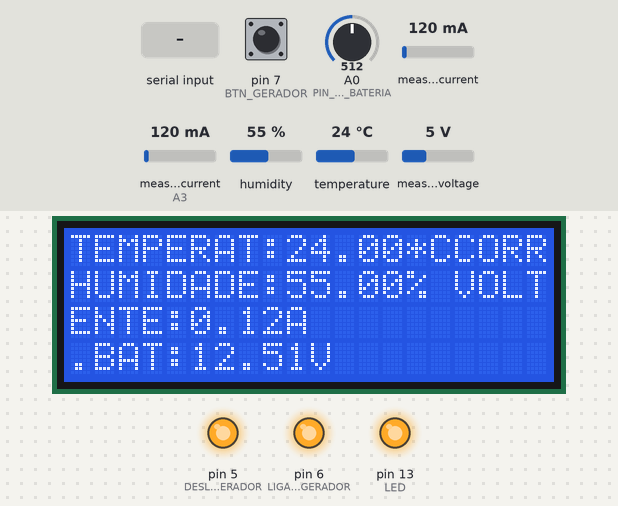
A sketch run on a simulated Arduino Uno, built with avr-gcc and run on an emulated ATmega328P. On the bench: 20×4 character LCD, output pins drawn as LEDs (lit = HIGH). Inputs (shaded band) come from the test bench; at power-on: measured current (sensor on A3) 120 mA, pin 7 (BTN_GERADOR) HIGH, humidity 55 %, A0 (PIN_VOLTAGE_BATERIA) = 512, measured current 120 mA, temperature 24 °C, measured voltage 5 V. What the sketch prints to the serial monitor is not drawn.

Above: at 6.1 s.
6.2 s: "M" received over Serial
At 9.7 s:
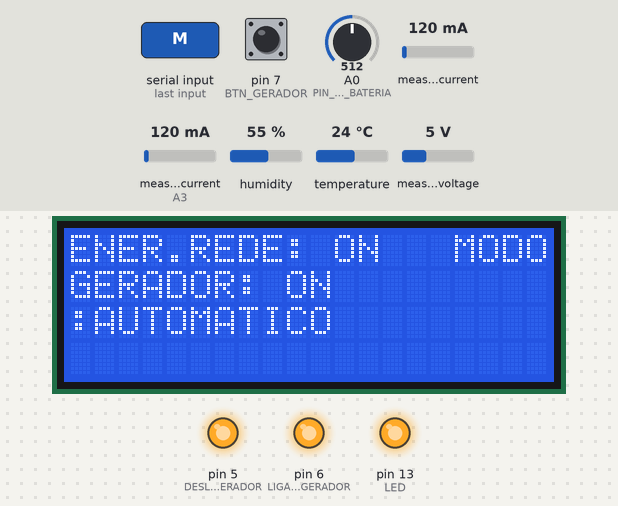
13.7 s: measured current (sensor on A3) set to 500 mA
At 17.1 s:
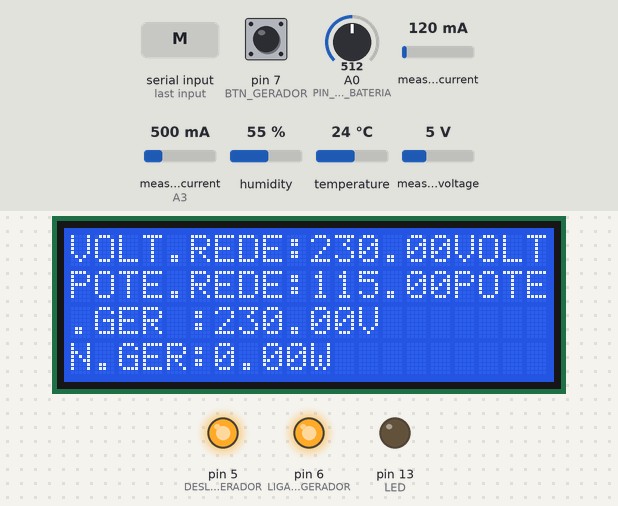
21.2 s: "M" received over the second serial link
At 23.2 s:
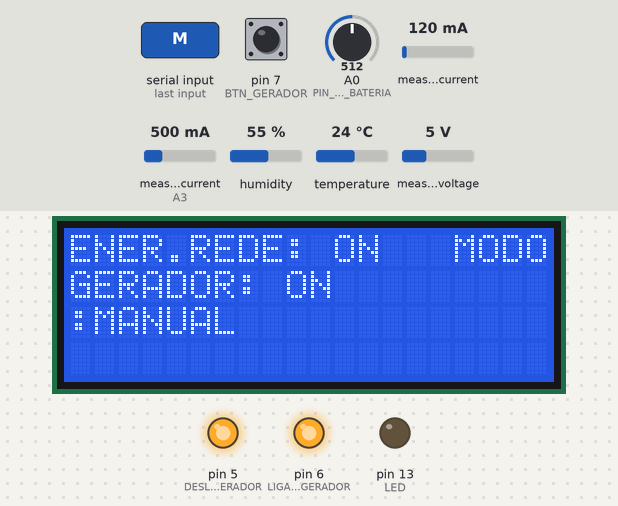
28.7 s: pin 7 (BTN_GERADOR) pulled LOW for 0.15 s
At 29.8 s:
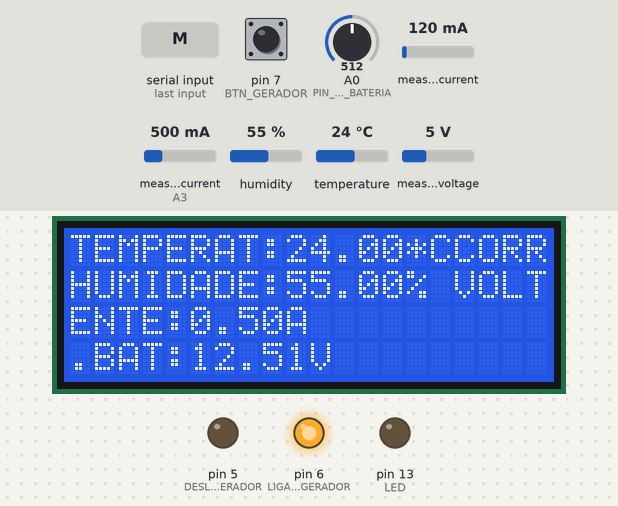
36.3 s: "G" received over Serial
At 36.9 s:
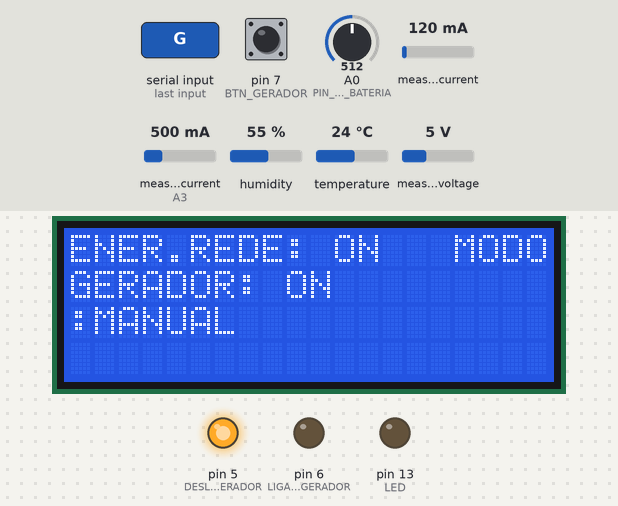
40.8 s: humidity set to 22 %
At 45.7 s:
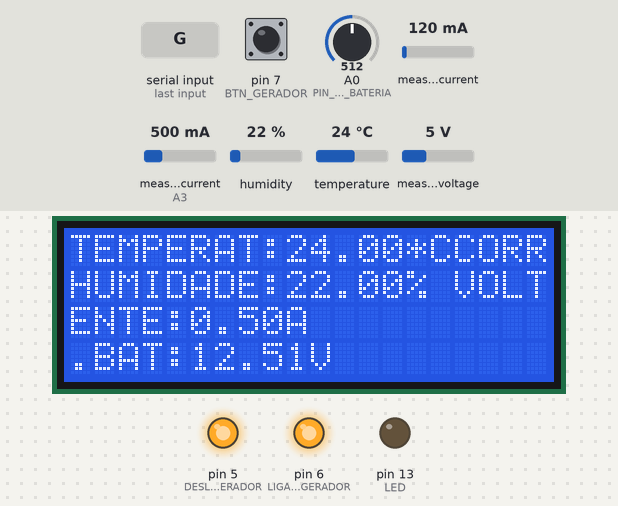
Timing chart, 0 to 48.5 s (numbered marks = the images above; inputs shaded):
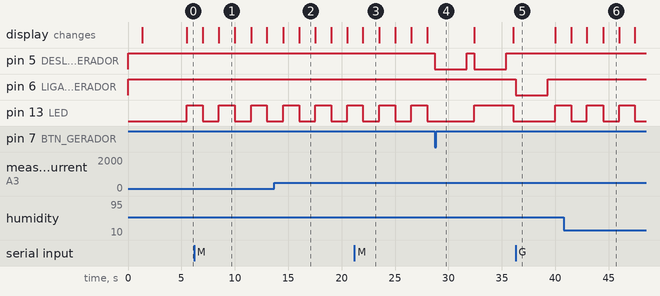

The sketch:

Arduino.ino
```cpp
/**************************************************
    AUTHOR....: Erivelto Silva(Otlevire).
    FOR.......: Abel & Sousa.
    CREATED AT:16-12-2023.
    Principais Componentes usados:
      *** 1-ArduinoUno (1)
      *** 2-Sensor de Tensão ZMPT101B (2)
      *** 3-Sensor de Tensão Continua DC 0-25V (1)
      *** 4-Sensor de Corrente ACS712 30A (1)
      *** 5-Sensor de Temperatura e Humidade DHT11 (1)
      *** 6-LCD com I2C (1)
*************************************************/

////////////////// Libraries Used  ////////////////
#include "DHT.h"                /////
#include "EmonLib.h"            /////
#include <SoftwareSerial.h>     /////
#include <LiquidCrystal_I2C.h>  /////
///////////////////////////////////////////////////

///////////// PIN DEFINITIONS /////////////////////
#define TIME_START_GERADOR 3000               /////
#define PIN_VOLTAGE_BATERIA A0                /////
#define PIN_VOLTAGE_GERADOR A1                /////
#define PIN_VOLTAGE_REDE A2                   /////
#define PIN_CURRENT A3                        /////
#define DHTPIN 4                              /////
#define LIGAR_GERADOR 6                       /////
#define DESLIGAR_GERADOR 5                    /////
#define BTN_GERADOR 7                         /////
#define LED 13                                /////
#define DHTTYPE DHT11                         /////
///////////////////////////////////////////////////

String dados = "";
bool umaVez = false;
char statusModo = 'M';
byte numeroTentativas = 0;
float tensaoRede = 0, potenciaRede = 0;
float tensaoGerador = 0, potenciaGerador = 0;
float tensaoBateria = 0, corrente = 0;
float temperatura = 0, humidade = 0;
unsigned long int timeDelay = 0, tempoLigarGerador = 0;
bool flagBotao = false;
bool btnGeradorEstadoAnterior= false;

//////////////////// OBJECTS ////////////////////////
EnergyMonitor emonRede;                         /////
DHT dht(DHTPIN, DHTTYPE);                       /////
EnergyMonitor emonGerador;                      /////
SoftwareSerial esp32(2, 3);  // RX, TX          /////
LiquidCrystal_I2C lcd(0x3F, 20, 4);             /////
/////////////////////////////////////////////////////

/////////////////////////////////////////////////////
void piscar();
void analise();
void lerSensores();
void receiveData();
void ligarGerador();
void printDataLCD();
bool haEnergiaRede();
void desligarGerador();
bool haEnergiaGerador();
/////////////////////////////////////////////////////

void setup() {
  pinMode(LED, OUTPUT);
  pinMode(LIGAR_GERADOR, OUTPUT);
  pinMode(DESLIGAR_GERADOR, OUTPUT);
  pinMode(PIN_VOLTAGE_BATERIA, INPUT);
  pinMode(BTN_GERADOR, INPUT_PULLUP);

  digitalWrite(LED, LOW);
  digitalWrite(LIGAR_GERADOR, HIGH);
  digitalWrite(DESLIGAR_GERADOR, HIGH);
  btnGeradorEstadoAnterior = digitalRead(BTN_GERADOR);

  delay(200);

  Serial.begin(9600);
  delay(1000);
  esp32.begin(9600);

  lcd.init();
  lcd.backlight();
  lcd.setCursor(0, 0);
  lcd.print("#**SMART GERADOR**#");
  lcd.setCursor(0, 1);
  lcd.print("BY:ABEL & SOUSA");
  lcd.setCursor(-4, 2);
  lcd.print("UNIV. METODISTA");
  lcd.setCursor(-4, 3);
  lcd.print("  PROJECTO FINAL   ");


  dht.begin();
  delay(500);


  //Voltage:input pin, calibration, phase_shift
  emonRede.voltage(PIN_VOLTAGE_REDE, 222.5, 1.7);
  //Current: input pin, calibration..
  emonRede.current(PIN_CURRENT, 0.9);

  //Voltage:input pin, calibration, phase_shift
  emonGerador.voltage(PIN_VOLTAGE_GERADOR, 325, 1.7);

  Serial.println("SISTEMA LIGADO. TUDO PRONTO!");
  delay(3000);
}

void loop() {
  receiveData();
  if (millis() - timeDelay > 1500) {
    timeDelay = millis();
    lerSensores();
    printDataLCD();
    analise();
    digitalWrite(LED, !digitalRead(LED));
  }

  if (digitalRead(BTN_GERADOR) != btnGeradorEstadoAnterior) {
    btnGeradorEstadoAnterior = digitalRead(BTN_GERADOR);
    if (statusModo == 'M') {
      if (haEnergiaGerador())
        desligarGerador();
      else
        ligarGerador();
    }
  }

  delay(2);
}

void lerSensores() {
  humidade = dht.readHumidity();
  temperatura = dht.readTemperature();

  float tensaoEntrada = (analogRead(PIN_VOLTAGE_BATERIA) * 5.0) / 1023.0;
  tensaoBateria = tensaoEntrada * 5;

  if (isnan(humidade) || isnan(temperatura)) {
    Serial.println(F("Falha ao ler o sensor!"));
    temperatura = humidade = 0;
  }


  emonRede.calcVI(20, 2000);
  emonGerador.calcVI(20, 2000);


  tensaoRede = emonRede.Vrms;
  tensaoGerador = emonGerador.Vrms;

  corrente = emonRede.Irms;
  if (tensaoRede < 50) tensaoRede = 0;
  if (tensaoGerador < 50) tensaoGerador = 0;
  if( tensaoRede==0 && tensaoGerador==0) corrente=0;

  potenciaRede = tensaoRede * corrente;
  potenciaGerador = (haEnergiaRede()) ? 0 : tensaoGerador * corrente;

  Serial.println("Temperatura:" + String(temperatura) + "*C");
  Serial.println("Humidade:" + String(humidade) + "%");
  Serial.println("Tensão DC da Bateria:" + String(tensaoBateria) + "V");
  Serial.println("Tensão da Rede:" + String(tensaoRede) + "V");
  Serial.println("Tensão do Gerador:" + String(tensaoGerador) + "V");
  Serial.println("Corrente Medida:" + String(corrente) + "A");
  Serial.println("----------------------------------------------------");

  dados = "D*" + String(temperatura) + "*" + String(humidade) + "*" + String(corrente) + "*";
  dados += String(tensaoRede) + "*" + String(potenciaRede) + "*";
  dados += String(tensaoGerador) + "*" + String(potenciaGerador) + "*" + String(tensaoBateria) + "*";
  dados += String(statusModo) + "*" + String((tensaoGerador > 100) ? "1" : "0") + "*";
}

void piscar() {
  for (byte i = 0; i < 10; i++) {
    digitalWrite(LED, !digitalRead(LED));
    delay(75);
  }
}

void ligarGerador() {
  digitalWrite(LIGAR_GERADOR, HIGH);
  digitalWrite(LIGAR_GERADOR, LOW);
  delay(TIME_START_GERADOR);
  digitalWrite(LIGAR_GERADOR, HIGH);
}

void desligarGerador() {
  digitalWrite(DESLIGAR_GERADOR, HIGH);
  digitalWrite(DESLIGAR_GERADOR, LOW);
  delay(TIME_START_GERADOR);
  digitalWrite(DESLIGAR_GERADOR, HIGH);
}

void receiveData() {
  if (esp32.available()) {
    while (esp32.available()) {
      char rx = (char)esp32.read();
      switch (rx) {
        case 'M': statusModo = (statusModo == 'M') ? 'A' : 'M'; break;
        case 'D':
          Serial.println("ENVIANDO DADOS");
          esp32.println(dados);
          piscar();
          break;
        case 'G':
          if (statusModo == 'M') {
            if (haEnergiaGerador()) {
              umaVez = 1;
              desligarGerador();
            } else
              ligarGerador();
          }
          break;
      }
    }
  }

  if (Serial.available()) {
    while (Serial.available()) {
      char rx = (char)Serial.read();
      switch (rx) {
        case 'M': statusModo = (statusModo == 'M') ? 'A' : 'M'; break;
        case 'D':
          Serial.println(dados);
          piscar();
          break;
        case 'G': ligarGerador(); break;
        case 'g': desligarGerador(); break;
      }
    }
  }
}

bool haEnergiaRede() {
  return (tensaoRede > 150);
}

bool haEnergiaGerador() {
  return (tensaoGerador > 150);
}

//////////////////////////////////////////////////////////
void printDataLCD() {
  static byte flag = 0;

  lcd.init();
  lcd.clear();
  lcd.setCursor(0, 0);

  switch (flag) {
    case 0:
      lcd.print("TEMPERAT:");
      lcd.print(temperatura);
      lcd.print("*C");

      lcd.setCursor(0, 1);
      lcd.print("HUMIDADE:");
      lcd.print(humidade);
      lcd.print("%");

      lcd.setCursor(-4, 2);
      lcd.print("CORRENTE:");
      lcd.print(corrente);
      lcd.print("A");

      lcd.setCursor(-4, 3);
      lcd.print("VOLT.BAT:");
      lcd.print(tensaoBateria);
      lcd.print("V");
      break;

    case 1:
      lcd.print("VOLT.REDE:");
      lcd.print(tensaoRede);
      lcd.print("V");

      lcd.setCursor(0, 1);
      lcd.print("POTE.REDE:");
      lcd.print(potenciaRede);
      lcd.print("W");

      lcd.setCursor(-4, 2);
      lcd.print("VOLT.GER :");
      lcd.print(tensaoGerador);
      lcd.print("V");

      lcd.setCursor(-4, 3);
      lcd.print("POTEN.GER:");
      lcd.print(potenciaGerador);
      lcd.print("W");

      break;

    case 2:

      lcd.print("ENER.REDE: ");
      lcd.print((haEnergiaRede()) ? "ON" : "OFF");

      lcd.setCursor(0, 1);
      lcd.print("GERADOR: ");
      lcd.print((haEnergiaGerador()) ? "ON" : "OFF");

      lcd.setCursor(-4, 2);
      lcd.print("MODO:");
      lcd.print((statusModo == 'M') ? "MANUAL" : "AUTOMATICO");
      break;
  }

  if (++flag > 2) flag = 0;
}

void analise() {
  if (statusModo == 'A') {
    if (!haEnergiaRede() && umaVez == 0) {
      umaVez = 1;
      tempoLigarGerador = millis();
      Serial.println("Timer ligado! Cinco segundos para ativar!");
    } else if (haEnergiaRede() && umaVez == 1) {
      umaVez = 0;
      desligarGerador();
      Serial.println("Gerador Desligado- uma vez agora e 0");
    }

    if (!haEnergiaRede() && !haEnergiaGerador() && (numeroTentativas < 5) && ((millis() - tempoLigarGerador) > 5000)) {
      numeroTentativas++;
      umaVez = 0;
      ligarGerador();
      Serial.print("Ligando Gerador- uma vez agora e 0, nTentativas:");
      Serial.println(numeroTentativas);
    }

    else if (!haEnergiaRede() && haEnergiaGerador()) {
      umaVez = 1;
      numeroTentativas = 0;
      Serial.print("Zerando nTentativas- uma vez agora e 1, nTentativas:");
      Serial.println(numeroTentativas);
    } else if (haEnergiaRede()) {
      umaVez = 0;
      numeroTentativas = 0;
      Serial.print("Zerando nTentativas- uma vez agora e 0, nTentativas:");
      Serial.println(numeroTentativas);
    }
  }
}
```

Measured:
- after the input at 6.2 s, the display: first differs from a run without the input after 2.3 s (image 1)
- after the input at 21.2 s, the display: changes after 0.79 s (image 3)
- after the input at 28.7 s, pin 5 (DESLIGAR_GERADOR): alternates HIGH for 0.70 s and LOW for 3.0 s, starting at once
- after the input at 36.3 s, pin 6 (LIGAR_GERADOR): HIGH → LOW at once, → HIGH 3.0 s later
- by itself, pin 13 (LED): alternates HIGH for 1.5 s and LOW for 1.5 s
- what the display in image 1 shows lasts 1.5 s, from 8.5 s to 10.0 s
- what the display in image 3 shows lasts 1.5 s, from 22.0 s to 23.5 s
